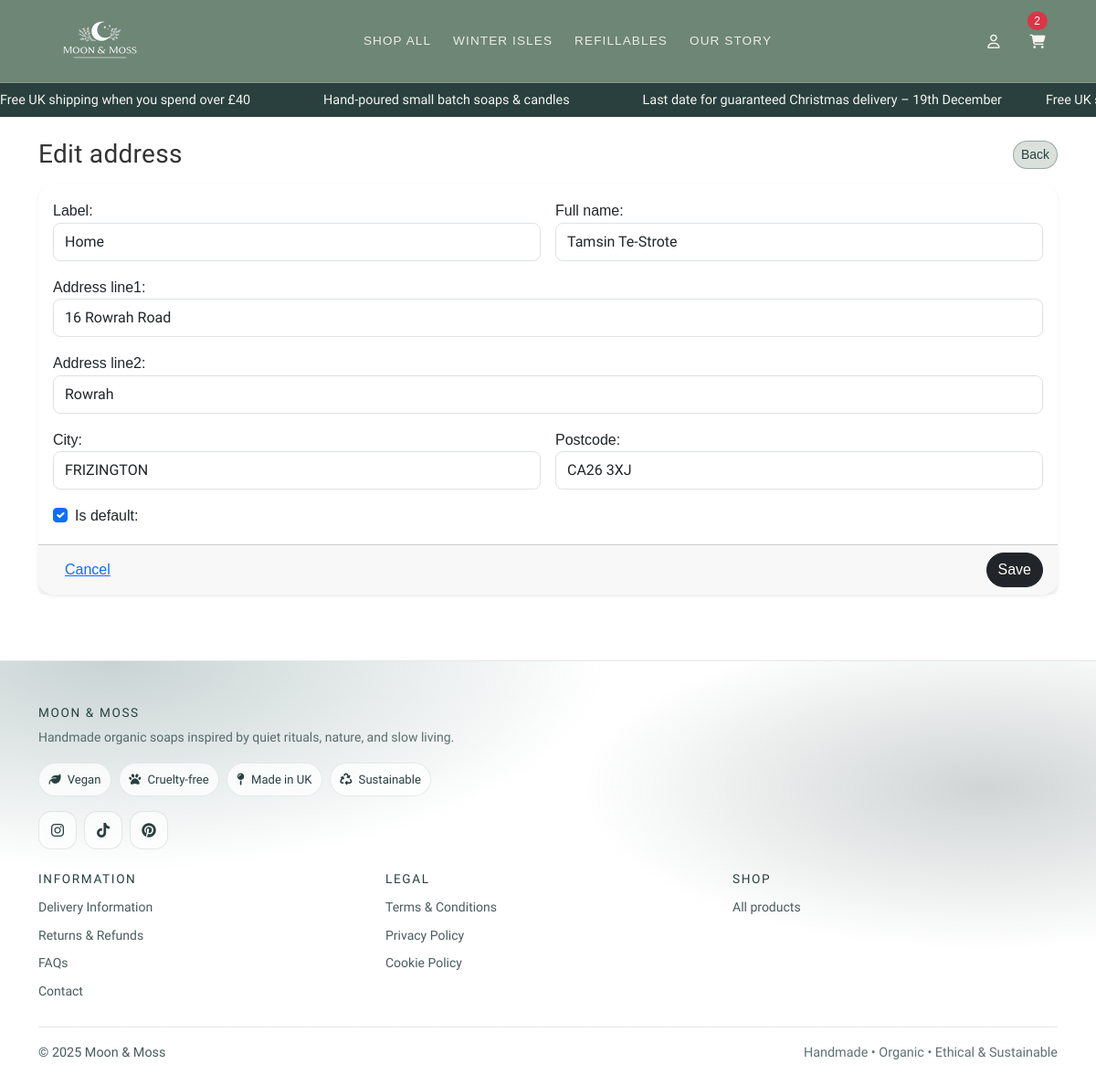
The page /accounts/addresses/2/edit/ (signed in) on the database its author committed.
### accounts/models.py (models this page shows, shortened)
class ShippingAddress(models.Model):
    user = models.ForeignKey(
        settings.AUTH_USER_MODEL,
        on_delete=models.CASCADE,
        related_name="shipping_addresses",
    )
    label = models.CharField(max_length=50, default="Home")
    full_name = models.CharField(max_length=100, blank=True)
    address_line1 = models.CharField(max_length=255)
    address_line2 = models.CharField(max_length=255, blank=True)
    city = models.CharField(max_length=100)
    postcode = models.CharField(max_length=20)
    is_default = models.BooleanField(default=False)
    created_at = models.DateTimeField(auto_now_add=True)

### accounts/views.py (the view)
@login_required
def address_update(request, pk):
    addr = get_object_or_404(ShippingAddress, pk=pk, user=request.user)
    if request.method == "POST":
        form = ShippingAddressForm(request.POST, instance=addr)
        if form.is_valid():
            addr = form.save(commit=False)
            if addr.is_default:
                ShippingAddress.objects.filter(
                    user=request.user, is_default=True).exclude(
                        pk=addr.pk).update(is_default=False)
            addr.save()
            messages.success(request, "Address updated.")
            return redirect("accounts:address_list")
        else:
            messages.error(request, "Please correct the errors below.")
    else:
        form = ShippingAddressForm(instance=addr)
    return render(
        request, "accounts/address_form.html", {
            "form": form, "title": "Edit address"})

### accounts/forms.py
class ShippingAddressForm(forms.ModelForm):
    class Meta:
        model = ShippingAddress
        fields = [
            "label",
            "full_name",
            "address_line1",
            "address_line2",
            "city",
            "postcode",
            "is_default",
        ]
        widgets = {
            "label": forms.TextInput(attrs={"class": "form-control"}),
            "full_name": forms.TextInput(attrs={"class": "form-control"}),
            "address_line1": forms.TextInput(attrs={"class": "form-control"}),
            "address_line2": forms.TextInput(attrs={"class": "form-control"}),
            "city": forms.TextInput(attrs={"class": "form-control"}),
            "postcode": forms.TextInput(
                attrs={"class": "form-control text-uppercase"}),
            "is_default": forms.CheckboxInput(
                attrs={"class": "form-check-input"}),
        }

### cart/context_processors.py (called while the page is built)
def cart_count(request):
    cart = get_or_create_cart(request)
    try:
        count = sum(i.qty for i in cart.items.all())
    except Exception:
        count = 0
    return {"cart_count": count}

### cart/utils.py (called while the page is built)
def get_or_create_cart(request):
    if not request.session.session_key:
        request.session.create()
    request.session.set_expiry(60 * 60 * 24 * 14)
    session_key = request.session.session_key
    if request.user.is_authenticated:
        cart, created = Cart.objects.get_or_create(
            user=request.user,
            defaults={"session_key": session_key},
        )
        if not cart.session_key:
            cart.session_key = session_key
            cart.save(update_fields=["session_key"])
        return cart
    cart, _ = Cart.objects.get_or_create(user=None, session_key=session_key)
    return cart

### accounts/templates/accounts/address_form.html (shortened to what this page needs)
{% extends "base.html" %}
{% block content %}
<div class="d-flex align-items-center justify-content-between mb-3">
  <h1 class="h3 mb-0">{{ title }}</h1>
  <a class="btn btn-outline-secondary btn-sm" href="{% url 'accounts:address_list' %}">Back</a>
</div>
<form method="post" class="card border-0 shadow-sm">
  <div class="card-body">
    <div class="row g-3">
      <div class="col-md-6">
        {{ form.label.label_tag }}
        {{ form.label }}
      </div>
      <div class="col-md-6">
        {{ form.full_name.label_tag }}
        {{ form.full_name }}
      </div>
      <div class="col-12">
        {{ form.address_line1.label_tag }}
        {{ form.address_line1 }}
      </div>
      <div class="col-12">
        {{ form.address_line2.label_tag }}
        {{ form.address_line2 }}
      </div>
      <div class="col-md-6">
        {{ form.city.label_tag }}
        {{ form.city }}
      </div>
      <div class="col-md-6">
        {{ form.postcode.label_tag }}
        {{ form.postcode }}
      </div>
      <div class="col-12">
        <div class="form-check">
          {{ form.is_default }}
          {{ form.is_default.label_tag }}
        </div>
      </div>
    </div>
  </div>
  <div class="card-footer d-flex justify-content-between">
    <a class="btn btn-link" href="{% url 'accounts:address_list' %}">Cancel</a>
    <button class="btn btn-dark" type="submit">Save</button>
  </div>
</form>
{% endblock content %}

### static/css/base-user.css (style rules this page uses)
:root { --bb-btn-radius: 20px; --bb-primary: #29403e; --bb-primary-dark: #29403e; --bb-cream: #f6f4f0; --bb-text: #333333; --bb-radius-pill: 999px; --bb-focus: rgba(97, 130, 128, 0.35); --bb-nav-bg: #6D8675; --bb-nav-text: #f6f4f0; --bb-nav-border: rgba(246, 244, 240, 0.18); --bb-nav-gap: 0.75rem; --bb-nav-height: 64px; --bb-nav-height-sm: 56px; --bb-logo-max: 120px; --bb-logo-max-sm: 90px; --bb-hit: 44px; --bb-radius: 12px; --bb-ink: #29403e; --bb-r-lg: 28px; --bb-r-md: 24px; --bb-r-sm: 20px; --bb-gap-lg: 28px; --bb-gap-md: 18px; --bb-gap-sm: 16px; --bb-glass-bg: rgba(255,255,255,0.28); --bb-glass-bg-dark: rgba(151,146,146,0.62); --bb-glass-blur: 10px; --bb-shadow: 0 20px 40px rgba(0,0,0,0.18); }
a { color: var(--bb-primary-dark); }
body { font-family: 'Mandali', 'Segoe UI', sans-serif; font-size: 16px; line-height: 1.6; color: #333333; }
h1, h2, h3, h4, h5, h6, .brand-heading { font-family: 'Old Standard TT', sans-serif; color: var(--bb-primary-dark); letter-spacing: 0.3px; }
h1 { font-size: 2.4rem; font-weight: 700; }
label, .nav-link, .btn, .badge { font-family: 'Source Sans 3', sans-serif; font-weight: 500; }
.btn { border-radius: var(--bb-btn-radius); }
.btn-outline-secondary { background-color: #6d867540 !important; color: var(--bb-primary-dark); border-color: rgba(41, 64, 62, 0.35); }
.card { border-radius: 0.85rem; border-color: var(--bb-cream); }
.card input[type="text"], .card input[type="email"], .card input[type="password"] { width: 100%; padding: .5rem .75rem; border: 1px solid #dee2e6; border-radius: .5rem; }
.card { border-radius: 1rem; }

### rows shown on the page
ShippingAddress: label "Home", full_name "Tamsin Te-Strote", address_line1 "16 Rowrah Road", address_line2 "Rowrah", city "FRIZINGTON", postcode "CA26 3XJ", is_default "☑"

### other values the page prints
{{ cart_count|default:0 }} "2"
{{ title }} "Edit address"
{{ now|default:"2025" }} "2025"
